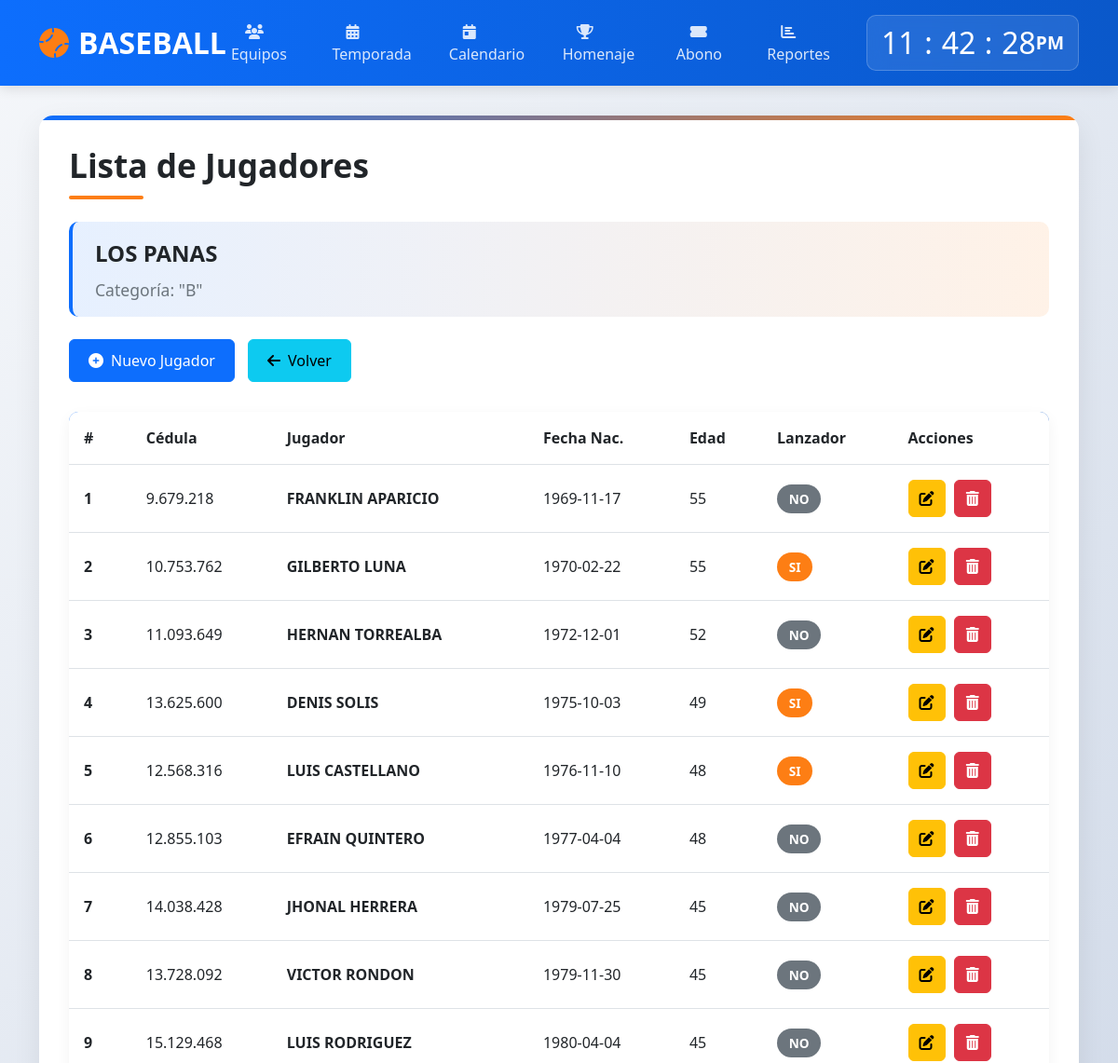
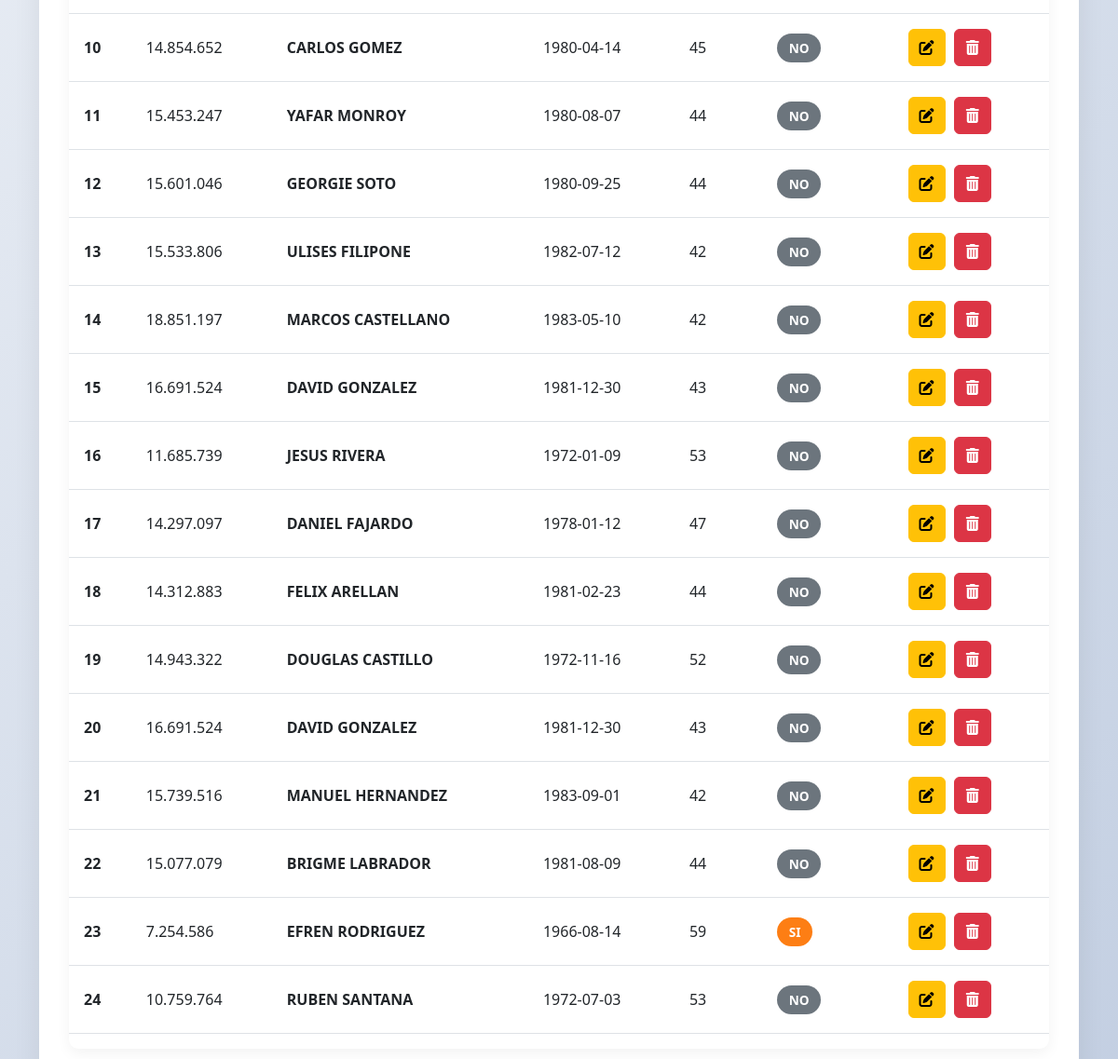
The app's page /modulos/jugadores/list.php?id=4&cat=B, older data (2 pictures, top to bottom).
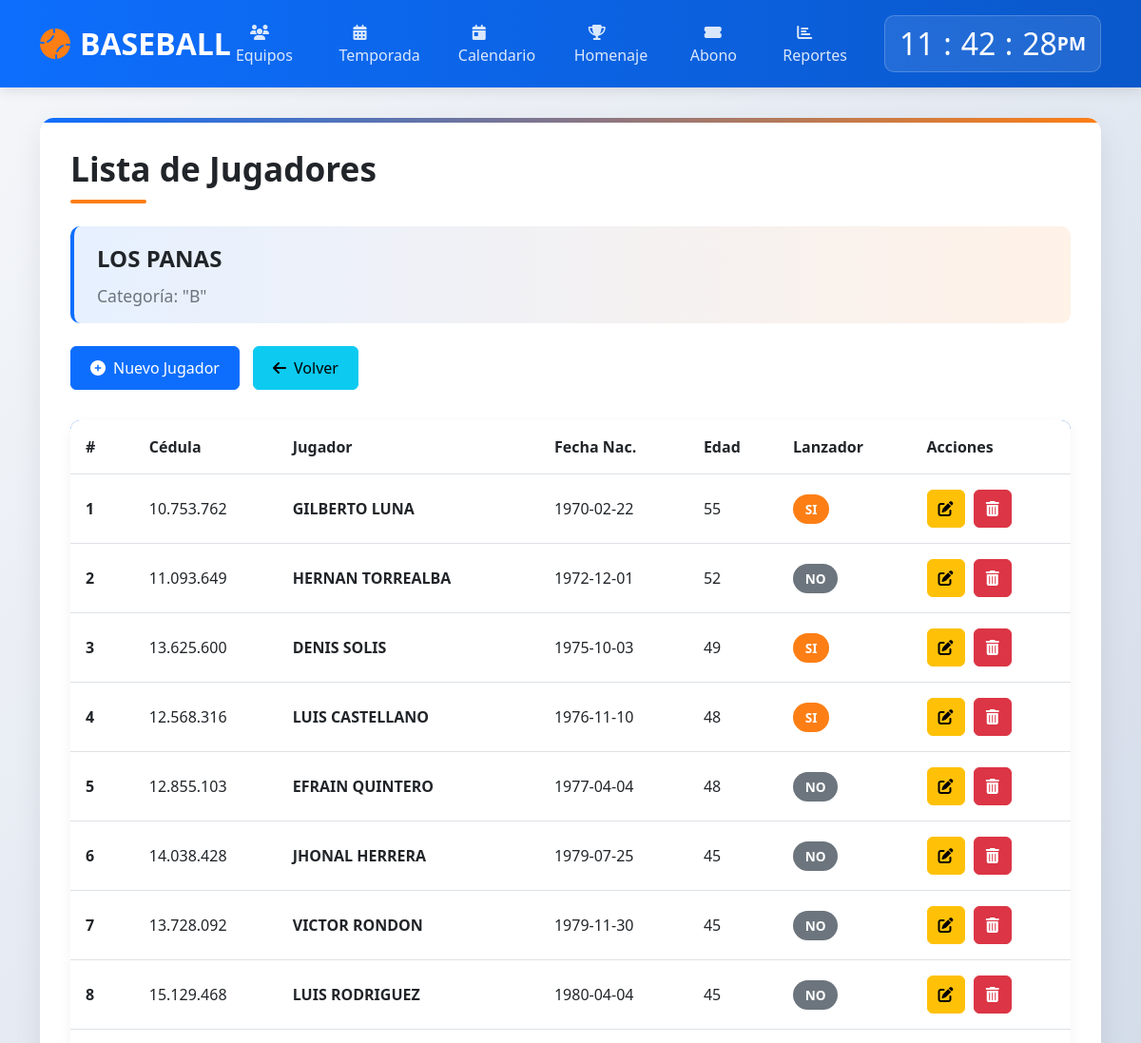
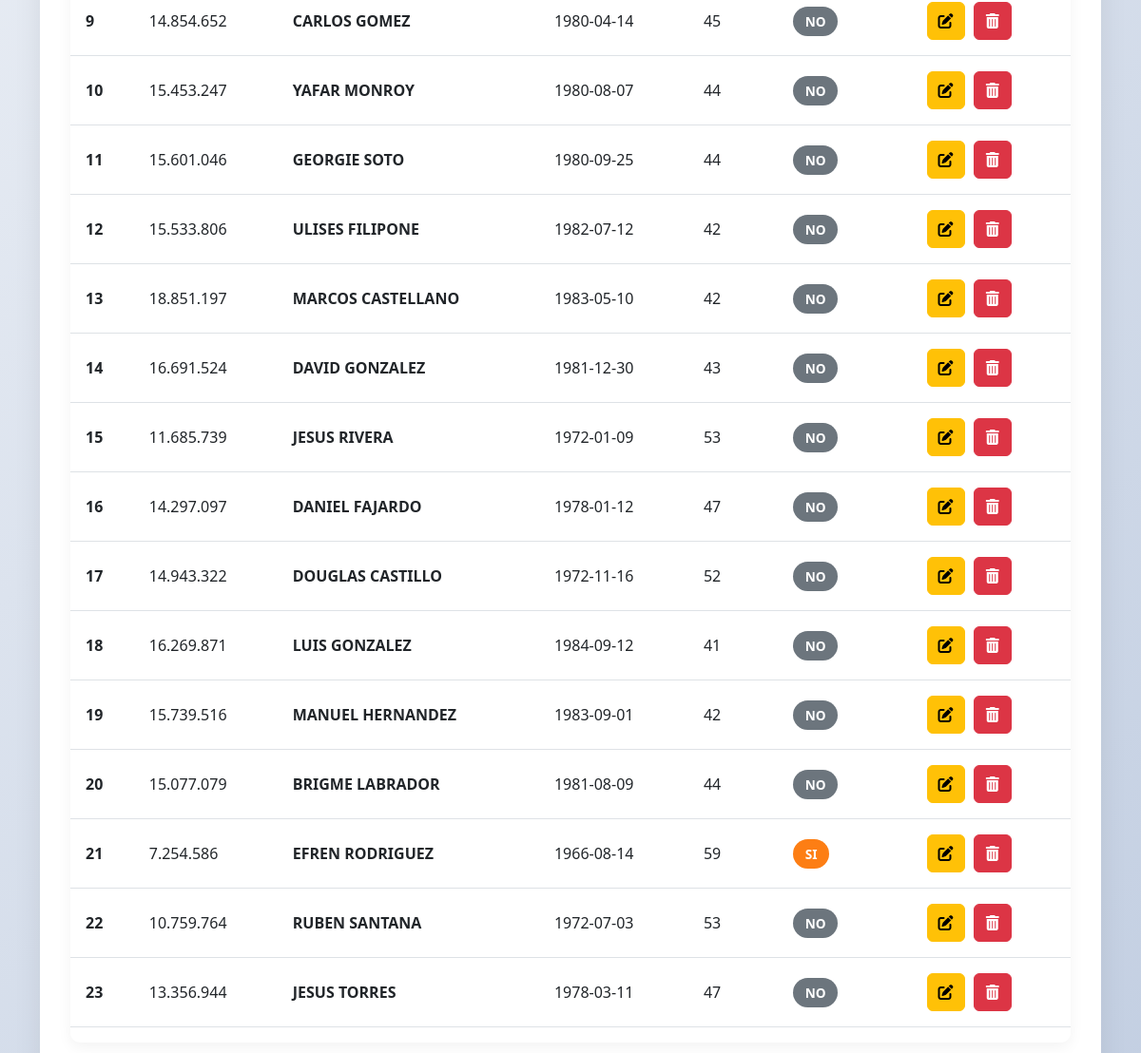
The same page, newer data (2 pictures, top to bottom).
### tables this page shows
CREATE TABLE `jugadores` (
  `id_player` int(100) NOT NULL,
  `id_team` int(10) NOT NULL,
  `cedula` varchar(20) DEFAULT NULL,
  `nombre` varchar(50) DEFAULT NULL,
  `apellido` varchar(50) DEFAULT NULL,
  `fecha` date DEFAULT NULL,
  `edad` int(100) DEFAULT NULL,
  `lanzador` int(1) DEFAULT NULL,
  `categoria` varchar(1) NOT NULL
);

### modulos/jugadores/list.php (the view, shortened to what the changed rows need)
<?php
$con = conectar();
$id = isset($_REQUEST['id']) ? intval($_REQUEST['id']) : 0;
$cat = isset($_REQUEST['cat']) ? mysqli_real_escape_string($con, $_REQUEST['cat']) : '';
?>
<!DOCTYPE html>
<html lang="es">
<head>
    <link href="https://cdn.jsdelivr.net/npm/bootstrap@5.3.0/dist/css/bootstrap.min.css" rel="stylesheet">
    <link rel="stylesheet" href="https://cdnjs.cloudflare.com/ajax/libs/font-awesome/6.4.0/css/all.min.css">
</head>
<body>
    <header class="header">
        <div class="container">
            <div class="d-flex justify-content-between align-items-center">
                <div class="clock-container">
                    <div class="clock">
                        <h2 id="hour">00</h2><h2 class="dot">:</h2>
                        <h2 id="minute">00</h2><h2 class="dot">:</h2>
                        <h2 id="seconds">00</h2><span id="ampm">AM</span>
                    </div>
                </div>
            </div>
        </div>
    </header>
    <main class="main-content">
        <div class="container">
            <div class="players-container">
                <h1 class="page-title">Lista de Jugadores</h1>
                <div class="table-container">
                    <div class="table-responsive">
                        <table class="table table-hover">
                            <thead>
                                <tr>
                                    <th scope="col">#</th>
                                    <th scope="col">Cédula</th>
                                    <th scope="col">Jugador</th>
                                    <th scope="col">Fecha Nac.</th>
                                    <th scope="col">Edad</th>
                                    <th scope="col">Lanzador</th>
                                    <th scope="col">Acciones</th>
                                </tr>
                            </thead>
                            <tbody>
                                <?php
                                $obtener = "SELECT * FROM jugadores WHERE id_team = $id";
                                $query = mysqli_query($con, $obtener);
                                if (!$query) {
                                    echo "<tr><td colspan='7' class='text-center text-danger'>Error en la consulta: " . mysqli_error($con) . "</td></tr>";
                                } else {
                                    $num = mysqli_num_rows($query);
                                    if ($num > 0) {
                                        for ($i = 1; $i <= $num; ++$i) {
                                            $playerData = mysqli_fetch_array($query);
                                            $isPitcher = !empty($playerData['lanzador']);
                                ?>
                                            <tr>
                                                <th scope="row"><?php echo $i; ?></th>
                                                <td><?php echo htmlspecialchars($playerData['cedula']); ?></td>
                                                <td class="fw-bold"><?php echo htmlspecialchars($playerData['nombre'] . " " . $playerData['apellido']); ?></td>
                                                <td><?php echo htmlspecialchars($playerData['fecha']); ?></td>
                                                <td><?php echo htmlspecialchars($playerData['edad']); ?></td>
                                                <td>
                                                    <span class="<?php echo $isPitcher ? 'badge-pitcher' : 'badge-not-pitcher'; ?>">
                                                        <?php echo $isPitcher ? 'SI' : 'NO'; ?>
                                                    </span>
                                                </td>
                                                <td>
                                                    <a href="formedit.php?id=<?php echo $playerData['id_player']; ?>&cat=<?php echo urlencode($cat); ?>" class="btn btn-warning btn-action" data-bs-toggle="tooltip" title="Editar">
                                                        <i class="fas fa-edit"></i>
                                                    </a>
                                                    <a href="deletplayer.php?id=<?php echo $playerData['id_player']; ?>&cat=<?php echo urlencode($cat); ?>" class="btn btn-danger btn-action" data-bs-toggle="tooltip" title="Eliminar" onclick="return confirm('¿Estás seguro de que deseas eliminar este jugador?');">
                                                        <i class="fas fa-trash-alt"></i>
                                                    </a>
                                                </td>
                                            </tr>
                                <?php
                                        }
                                    }
                                }
                                ?>
                            </tbody>
                        </table>
                    </div>
                </div>
            </div>
        </div>
    </main>
</body>
</html>

Row changes from the older to the newer data that the page shows:
removed jugadores: cedula "9.679.218", nombre+apellido "FRANKLIN APARICIO", fecha "1969-11-17", edad "55", lanzador "NO"
removed jugadores: cedula "14.312.883", nombre+apellido "FELIX ARELLAN", fecha "1981-02-23", edad "44", lanzador "NO"
changed jugadores: cedula "16.691.524" → "16.269.871"; nombre+apellido "DAVID GONZALEZ" → "LUIS GONZALEZ"; fecha "1981-12-30" → "1984-09-12"; edad "43" → "41"
added jugadores: cedula "13.356.944", nombre+apellido "JESUS TORRES", fecha "1978-03-11", edad "47", lanzador "NO"
